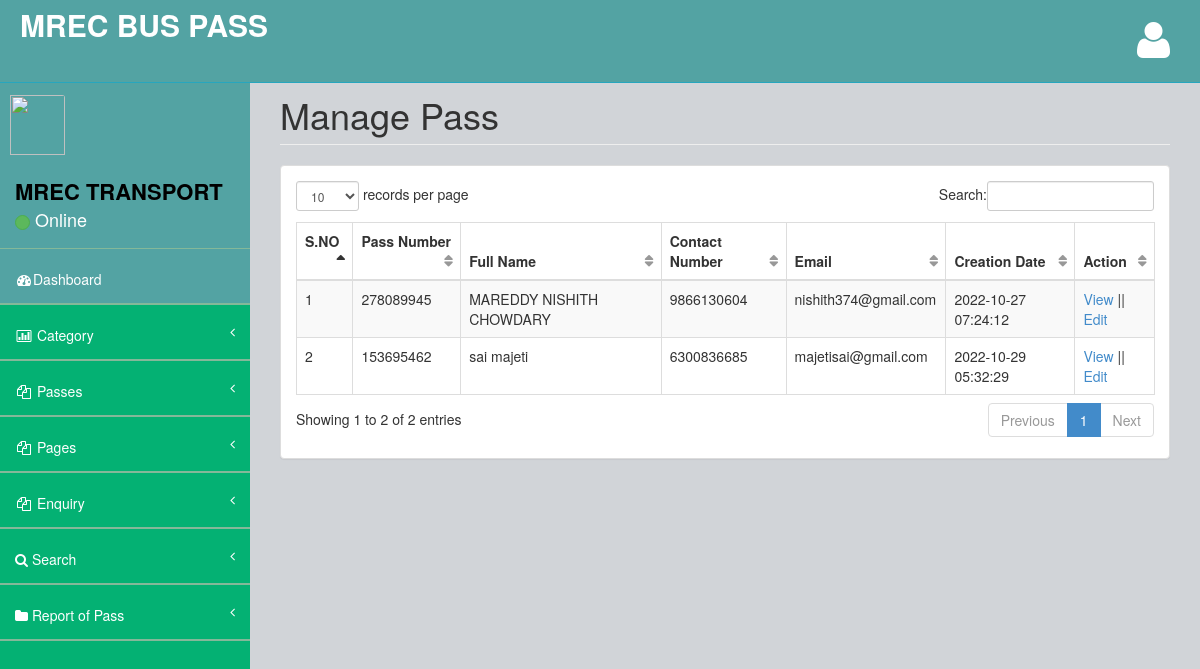
Page /admin/manage-pass.php (signed in) on the committed database.
### tables this page shows
CREATE TABLE `tblpass` (
  `ID` int(10) NOT NULL,
  `PassNumber` varchar(200) DEFAULT NULL,
  `FullName` varchar(200) DEFAULT NULL,
  `ProfileImage` varchar(200) DEFAULT NULL,
  `ContactNumber` bigint(10) DEFAULT NULL,
  `Email` varchar(200) DEFAULT NULL,
  `IdentityType` varchar(200) DEFAULT NULL,
  `IdentityCardno` varchar(200) DEFAULT NULL,
  `Category` varchar(100) DEFAULT NULL,
  `Source` varchar(200) DEFAULT NULL,
  `Destination` varchar(200) DEFAULT NULL,
  `FromDate` varchar(200) DEFAULT NULL,
  `ToDate` varchar(200) DEFAULT NULL,
  `Cost` decimal(10,0) DEFAULT NULL,
  `PasscreationDate` timestamp NULL DEFAULT current_timestamp()
);

### admin/manage-pass.php (the view, shortened to what this page needs)
<?php
include('includes/dbconnection.php');
if (strlen($_SESSION['bpmsaid']==0)) {
  header('location:logout.php');
  } else{
  ?>
<!DOCTYPE html>
<html>
<head>
    <link href="assets/plugins/bootstrap/bootstrap.css" rel="stylesheet" />
    <link href="assets/font-awesome/css/font-awesome.css" rel="stylesheet" />
    <link href="assets/plugins/pace/pace-theme-big-counter.css" rel="stylesheet" />
  <link href="assets/css/style.css" rel="stylesheet" />
      <link href="assets/css/main-style.css" rel="stylesheet" />
    <link href="assets/plugins/dataTables/dataTables.bootstrap.css" rel="stylesheet" />
</head>
<body>
    <div id="wrapper">
       <?php include_once('includes/header.php');?>
        <?php include_once('includes/sidebar.php');?>
        <div id="page-wrapper">
            <div class="row">
                <div class="col-lg-12">
                    <h1 class="page-header">Manage Pass</h1>
                </div>
            </div>
            <div class="row">
                <div class="col-lg-12">
                    <div class="panel panel-default">
                        <div class="panel-body">
                            <div class="table-responsive">
                                <table class="table table-striped table-bordered table-hover" id="dataTables-example">
                                    <thead>
                                        <tr>
                                            <th>S.NO</th>
                                           <th>Pass Number</th>
                                            <th>Full Name</th>
                                            <th>Contact Number</th>
                                            <th>Email</th>
                                            <th>Creation Date</th>
                                            <th>Action</th>
                                        </tr>
                                    </thead>
                                    <tbody>
                                        <?php
$sql="SELECT * from tblpass";
$query = $dbh -> prepare($sql);
$query->execute();
$results=$query->fetchAll(PDO::FETCH_OBJ);
$cnt=1;
if($query->rowCount() > 0)
{
foreach($results as $row)
{               ?>
                                       <tr>
                  <td><?php echo htmlentities($cnt);?></td>
                  <td><?php  echo htmlentities($row->PassNumber);?></td>
                  <td><?php  echo htmlentities($row->FullName);?></td>
                  <td><?php  echo htmlentities($row->ContactNumber);?></td>
                  <td><?php  echo htmlentities($row->Email);?></td>
                  <td><?php  echo htmlentities($row->PasscreationDate);?></td>
                  <td><a href="view-pass-detail.php?viewid=<?php echo htmlentities ($row->ID);?>">View</a>  ||  <a href="edit-pass-detail.php?editid=<?php echo htmlentities ($row->ID);?>">Edit</a></td>
                </tr>
               <?php $cnt=$cnt+1;}} ?>
                                    </tbody>
                                </table>
                            </div>
                        </div>
                    </div>
                </div>
            </div>
        </div>
    </div>
</body>
</html>
<?php }  ?>

### admin/includes/header.php (shortened to what this page needs)
<nav class="navbar navbar-default navbar-fixed-top" role="navigation" id="navbar">
            <div class="navbar-header">
                <a class="navbar-brand" href="dashboard.php">
                    <strong style="color: white;font-size: 30px">MREC BUS PASS</strong>
                </a>
            </div>
            <ul class="nav navbar-top-links navbar-right">
                <li class="dropdown">
                    <a class="dropdown-toggle" data-toggle="dropdown" href="#">
                        <i class="fa fa-user fa-3x"></i>
                    </a>
                </li>
            </ul>
        </nav>

### admin/includes/sidebar.php (shortened to what this page needs)
<?php
include('includes/dbconnection.php');
?>
        <nav class="navbar-default navbar-static-side" role="navigation">
            <div class="sidebar-collapse">
                <ul class="nav" id="side-menu">
                    <li>
                        <div class="user-section">
                            <div class="user-section-inner">
                                <img src="assets/img/MREC_logo.png" alt="">
                            </div>
                            <div class="user-info">
                                <?php
$aid=$_SESSION['bpmsaid'];
$sql="SELECT AdminName from  tbladmin where ID=:aid";
$query = $dbh -> prepare($sql);
$query->bindParam(':aid',$aid,PDO::PARAM_STR);
$query->execute();
$results=$query->fetchAll(PDO::FETCH_OBJ);
$cnt=1;
if($query->rowCount() > 0)
{
foreach($results as $row)
{               ?>
                                <div><strong><?php  echo $row->AdminName;?></strong></div>
                                <div class="user-text-online">
                                    <span class="user-circle-online btn btn-success btn-circle "></span>&nbsp;Online
                                </div>
                            </div>
                            <?php $cnt=$cnt+1;}} ?>
                        </div>
                    </li>
                    <li class="selected">
                        <a href="dashboard.php"><i class="fa fa-dashboard fa-fw"></i>Dashboard</a>
                    </li>
                    <li>
                        <a href="#"><i class="fa fa-bar-chart-o fa-fw"></i> Category<span class="fa arrow"></span></a>
                    </li>
                    <li>
                        <a href="#"><i class="fa fa-files-o fa-fw"></i> Passes<span class="fa arrow"></span></a>
                    </li>
                    <li>
                        <a href="#"><i class="fa fa-files-o fa-fw"></i> Pages<span class="fa arrow"></span></a>
                    </li>
                    <li>
                        <a href="#"><i class="fa fa-files-o fa-fw"></i> Enquiry<span class="fa arrow"></span></a>
                    </li>
                    <li>
                        <a href="search-pass.php"><i class="fa fa-search"></i>  Search<span class="fa arrow"></span></a>
                        </li>
                        <li>
                        <a href="pass-bwdates-report.php"><i class="fa fa-folder"></i>  Report of Pass<span class="fa arrow"></span></a>
                        </li>
                </ul>
            </div>
        </nav>

### admin/assets/css/style.css (style rules this page uses)
body { background-color: #f8f8f8; }
#wrapper { width: 100%; margin-top: 55px!important; background-color:#04B173; }
#page-wrapper { padding: 0 15px; min-height: 568px; background-color:rgb(209, 212, 216); }
.navbar-static-side ul li { border-bottom:1px solid #84B899 !important; }
.navbar-top-links li { display: inline-block; }
.navbar-top-links li:last-child { margin-right: 15px; }
.navbar-top-links li a { padding: 20px; min-height: 50px; }
.arrow { float: right; }
.fa.arrow:before { content: "\f104"; }
@media (min-width:768px) { .navbar-static-side { z-index: 1; position: absolute; width: 250px; } }
table.dataTable thead .sorting, table.dataTable thead .sorting_asc:after, table.dataTable thead .sorting_desc, table.dataTable thead .sorting_asc_disabled, table.dataTable thead .sorting_desc_disabled { background: transparent; }
table.dataTable thead .sorting_asc:after { content: "\f0de"; float: right; font-family: fontawesome; }
table.dataTable thead .sorting:after { content: "\f0dc"; float: right; font-family: fontawesome; color: rgba(50,50,50,.5); }
.btn-circle { width: 30px; height: 30px; padding: 6px 0; border-radius: 15px; text-align: center; font-size: 12px; line-height: 1.428571429; }

### admin/assets/css/main-style.css (style rules this page uses)
.user-section-inner { height: 65px; width: 65px; -moz-border-radius: 3px; -webkit-border-radius: 3px; border-radius: 3px; overflow: hidden; display: inline-block; float: left; margin-right: 15px; margin-top: 20px; }
.user-section-inner img { margin-left:10px; width:55px; height:60px; }
.user-info { display: block; color:#000!important; display: inline-block; padding: 15px; margin-bottom: 0px }
.user-text-online { font-size:18px; color:#fff }
.user-circle-online { width: 15px!important; height: 15px!important; }
.navbar-top-links > li > a { color: #FFFFFF; }
.nav > li > a { padding: 20px 15px; }
#side-menu { background-color:#04B173; }
#side-menu a { color:#fff; border-bottom: 1px solid #84B899 !important; height: 55px; }
.selected { background-color:rgb(83, 163, 163); }
#navbar { background-color:rgb(83, 163, 163); }
.navbar-brand { padding-left:20px; }
.navbar-default { border-color: #27A6BE; }
@media (min-width:768px) { #page-wrapper { position: inherit; margin: 0 0 0 250px; padding: 0 30px; min-height: 1000px; } }

### rows in the picture
tblpass: PassNumber "278089945", FullName "MAREDDY NISHITH CHOWDARY", ContactNumber "9866130604", Email "nishith374@gmail.com", PasscreationDate "2022-10-27 07:24:12"
tblpass: PassNumber "153695462", FullName "sai majeti", ContactNumber "6300836685", Email "majetisai@gmail.com", PasscreationDate "2022-10-29 05:32:29"

### other values in the picture
$row->AdminName "MREC TRANSPORT"
